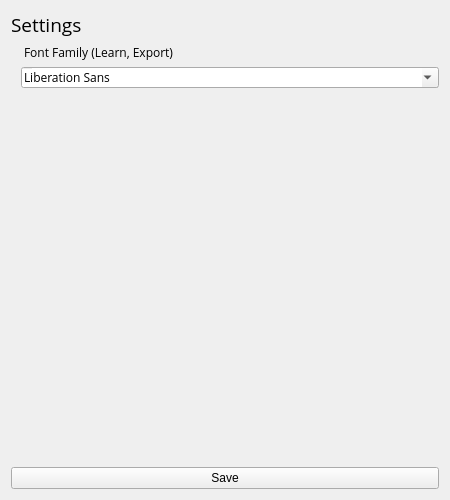
<?xml version="1.0" encoding="UTF-8"?>
<ui version="4.0">
 <class>Settings</class>
 <widget class="QWidget" name="Settings">
  <property name="geometry">
   <rect>
    <x>0</x>
    <y>0</y>
    <width>450</width>
    <height>500</height>
   </rect>
  </property>
  <property name="windowTitle">
   <string>Settings</string>
  </property>
  <layout class="QVBoxLayout" name="verticalLayout">
   <item>
    <widget class="QLabel" name="titleLabel">
     <property name="font">
      <font>
       <family>Open Sans</family>
       <pointsize>14</pointsize>
      </font>
     </property>
     <property name="text">
      <string>Settings</string>
     </property>
    </widget>
   </item>
   <item>
    <widget class="QLabel" name="fontFamilyLabel">
     <property name="font">
      <font>
       <family>Open Sans</family>
      </font>
     </property>
     <property name="styleSheet">
      <string notr="true">margin-left: 10px;</string>
     </property>
     <property name="text">
      <string>Font Family (Learn, Export)</string>
     </property>
    </widget>
   </item>
   <item>
    <widget class="QFontComboBox" name="fontComboBox">
     <property name="font">
      <font>
       <family>Open Sans</family>
      </font>
     </property>
     <property name="styleSheet">
      <string notr="true">margin-left: 10px;</string>
     </property>
    </widget>
   </item>
   <item>
    <spacer name="verticalSpacer">
     <property name="orientation">
      <enum>Qt::Vertical</enum>
     </property>
     <property name="sizeHint" stdset="0">
      <size>
       <width>20</width>
       <height>40</height>
      </size>
     </property>
    </spacer>
   </item>
   <item>
    <widget class="QPushButton" name="savePushButton">
     <property name="text">
      <string>Save</string>
     </property>
    </widget>
   </item>
  </layout>
 </widget>
 <resources/>
 <connections/>
</ui>
